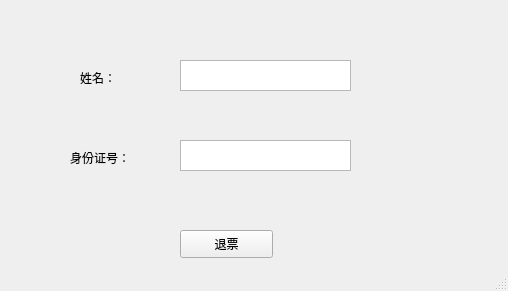
<?xml version="1.0" encoding="UTF-8"?>
<ui version="4.0">
 <class>refund</class>
 <widget class="QMainWindow" name="refund">
  <property name="geometry">
   <rect>
    <x>0</x>
    <y>0</y>
    <width>508</width>
    <height>291</height>
   </rect>
  </property>
  <property name="windowTitle">
   <string>MainWindow</string>
  </property>
  <widget class="QWidget" name="centralwidget">
   <widget class="QLabel" name="label">
    <property name="geometry">
     <rect>
      <x>80</x>
      <y>70</y>
      <width>72</width>
      <height>15</height>
     </rect>
    </property>
    <property name="text">
     <string>姓名：</string>
    </property>
   </widget>
   <widget class="QLabel" name="label_2">
    <property name="geometry">
     <rect>
      <x>70</x>
      <y>150</y>
      <width>72</width>
      <height>15</height>
     </rect>
    </property>
    <property name="text">
     <string>身份证号：</string>
    </property>
   </widget>
   <widget class="QTextEdit" name="textEdit">
    <property name="geometry">
     <rect>
      <x>180</x>
      <y>60</y>
      <width>171</width>
      <height>31</height>
     </rect>
    </property>
   </widget>
   <widget class="QTextEdit" name="textEdit_2">
    <property name="geometry">
     <rect>
      <x>180</x>
      <y>140</y>
      <width>171</width>
      <height>31</height>
     </rect>
    </property>
   </widget>
   <widget class="QPushButton" name="pushButton">
    <property name="geometry">
     <rect>
      <x>180</x>
      <y>230</y>
      <width>93</width>
      <height>28</height>
     </rect>
    </property>
    <property name="text">
     <string>退票</string>
    </property>
   </widget>
  </widget>
  <widget class="QStatusBar" name="statusbar"/>
 </widget>
 <resources/>
 <connections/>
</ui>
